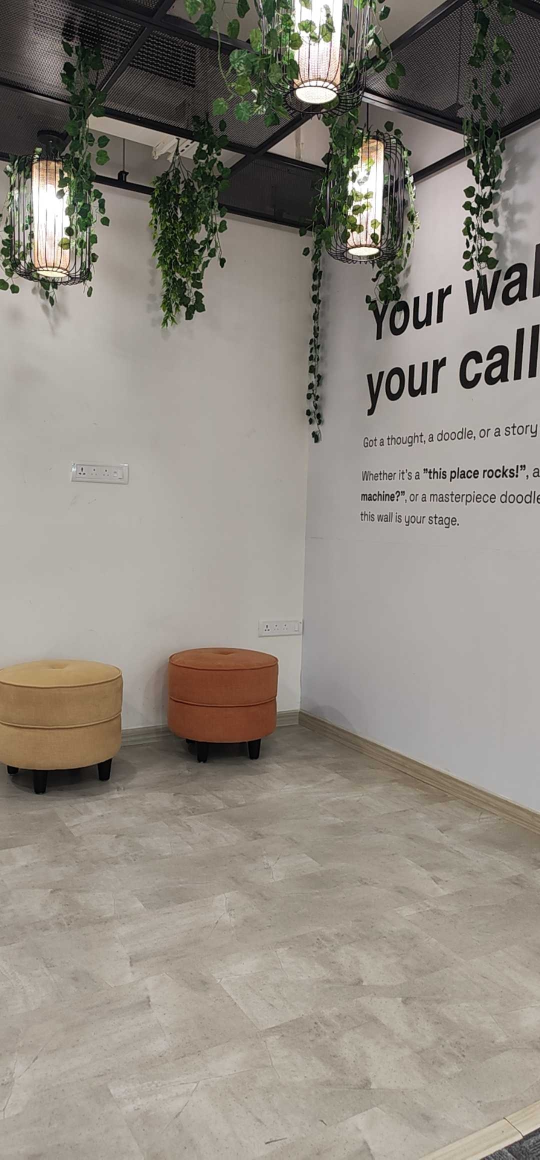
#> input picture cocreation/assets/bg1.png, 1080 x 2319 px (shown at 1/2 size); its folder holds only this picture in this run
$ python -i blender_cubemap_mod.py   (imports and definitions only)
#> lines starting #> are read from the running program, lines starting #| are printed output that depends on the picture
import os
import math
from PIL import Image
from types import SimpleNamespace

import numpy as np
import cv2
import bpy
import logging

from skimage import img_as_float

# [1 line not run here, left out]
logger = logging.getLogger(__name__)


class HDRCubeMapPipeline:
    # [76 lines left out: functions __init__, load_faces, cubemap_to_equirectangular, not called in this run]

    def save_hdr(self, equirectangular, output_path):
        """Saves the generated HDRI as an .hdr file."""
        cv2.imwrite(output_path, cv2.cvtColor(equirectangular, cv2.COLOR_RGB2BGR))

    # [105 lines left out: functions infer, add_hdri_to_blender, not called in this run]


class HDRIExposureMatcher:
    def __init__(self, method='advanced'):
        self.method = method
        self.valid_methods = ['simple', 'histogram', 'advanced']
        if method not in self.valid_methods:
            logger.warning(f"Invalid method '{method}'. Using 'advanced' as default.")
            self.method = 'advanced'

    # [26 lines left out: functions load_image, load_hdri, save_hdri, not called in this run]

    def calculate_luminance(self, image):
        lab_image = cv2.cvtColor(image.astype(np.float32) / 255.0 if image.dtype != np.float32 else image,
                                cv2.COLOR_RGB2LAB)
#> lab_image: shape (2319, 1080, 3) float32; mean of channels 0, 1, 2 56.7, 0.7, 5.7
        l_channel = lab_image[:,:,0]
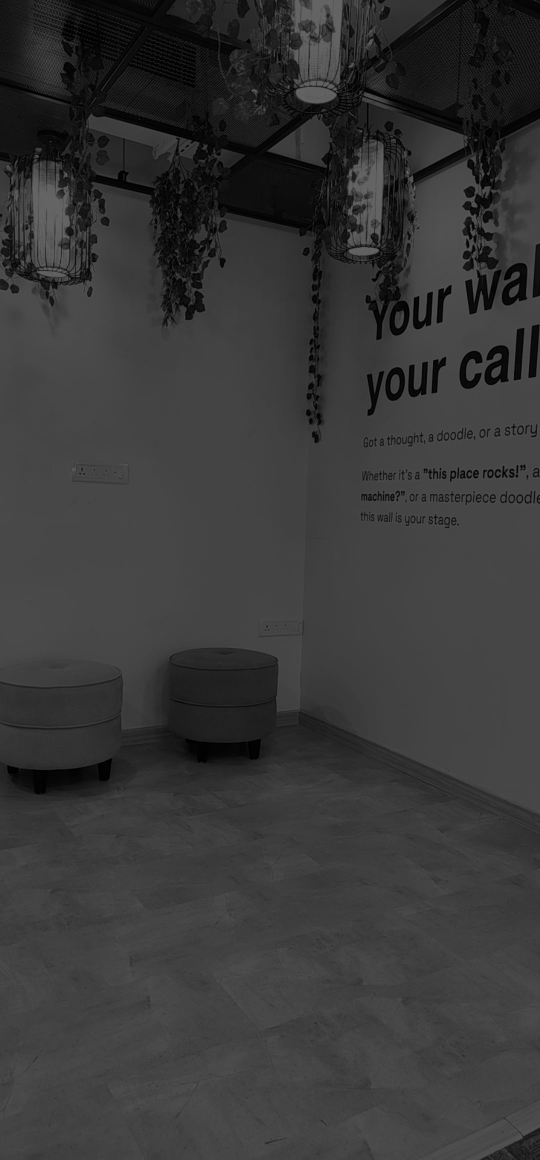
#> l_channel: shape (2319, 1080) float32 (shown at 1/2 size); min 0, max 100, mean 56.7
        return l_channel

    def calculate_hdri_luminance(self, hdri):
        luminance = 0.2126 * hdri[:,:,0] + 0.7152 * hdri[:,:,1] + 0.0722 * hdri[:,:,2]
        return luminance

    # [36 lines left out: functions calculate_light_intensity, analyze_exposure_simple, not called in this run]

    def analyze_exposure_histogram(self, image, is_hdri=False):
        if is_hdri:
            luminance = self.calculate_hdri_luminance(image)
            if np.max(luminance) > 0:
                log_luminance = np.log1p(luminance)
                hist, bins = np.histogram(log_luminance.flatten(), bins=256)
            else:
                return 0
        else:
            luminance = self.calculate_luminance(image)
            hist, bins = np.histogram(luminance.flatten(), bins=256, range=[0, 256])
#> hist = 256 values, max 204648 at index 70, min 0 at index 101, mean 9783.3; bins = 257 values from 0 to 256

        bin_centers = (bins[:-1] + bins[1:]) / 2
#> bin_centers = 256 values from 0.5 to 255.5
        weighted_sum = np.sum(hist * bin_centers)
#> weighted_sum = 141906287
        total_pixels = np.sum(hist)
#> total_pixels = 2504520

        return weighted_sum / total_pixels if total_pixels > 0 else 0

    # [96 lines left out: functions analyze_exposure_advanced, calculate_adjustment_factor, analyze_images, not called in this run]

    def apply_hdri_exposure_adjustment(self, hdri, factor):
        adjusted_hdri = hdri * factor
        return adjusted_hdri

>>> import cv2
>>> picture = cv2.cvtColor(cv2.imread('../assets/bg1.png'), cv2.COLOR_BGR2RGB)
>>> result = HDRIExposureMatcher().analyze_exposure_histogram(picture)
#> result = 56.66

$ run again, on cocreation/assets/bg2.png
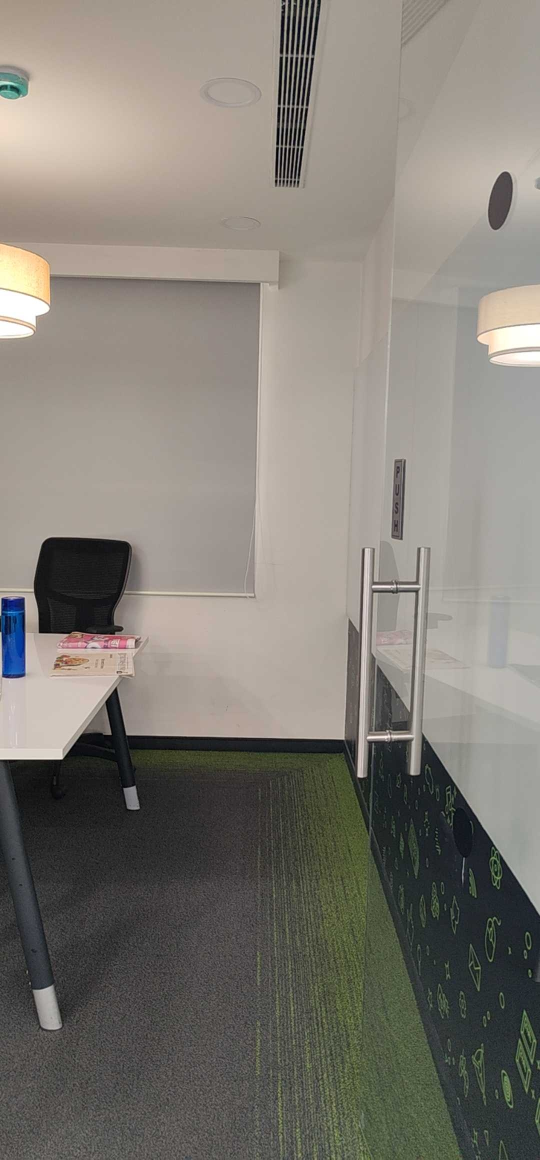
#> input picture cocreation/assets/bg2.png, 1080 x 2319 px (shown at 1/2 size)
#> lab_image: shape (2319, 1080, 3) float32; mean of channels 0, 1, 2 51.7, 0.2, 4.7
#> in calculate_luminance, `l_channel = lab_image[:,:,0]`:
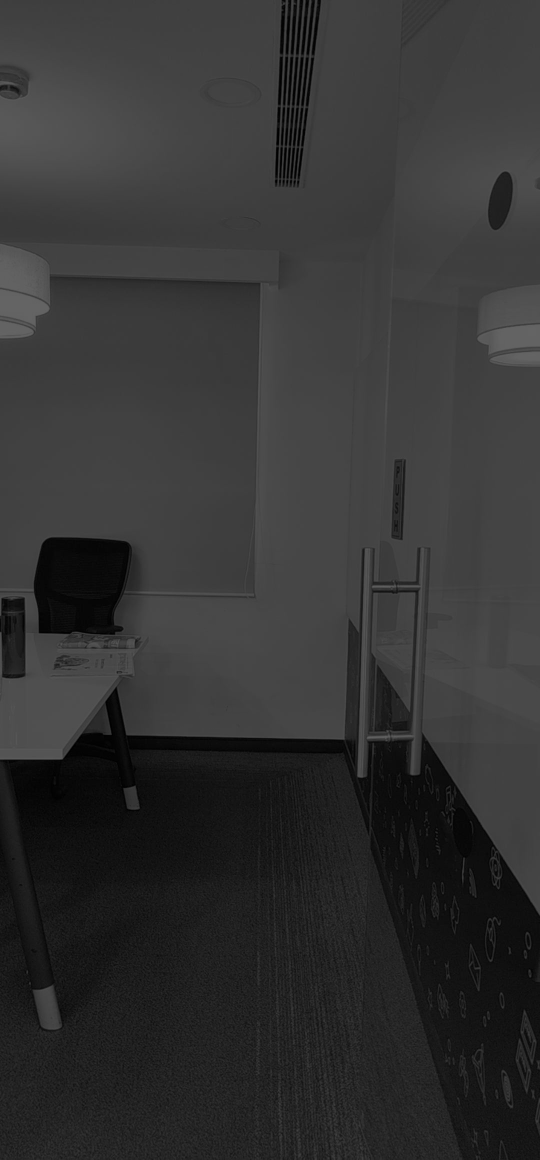
#> l_channel: shape (2319, 1080) float32 (shown at 1/2 size); min 0, max 100, mean 51.6
#> hist = 256 values, max 179258 at index 65, min 0 at index 101, mean 9783.3; bins = 257 values from 0 to 256
#> bin_centers = 256 values from 0.5 to 255.5
#> weighted_sum = 129310665
#> total_pixels = 2504520
#> result = 51.63

$ run again, on cocreation/assets/bg3.png
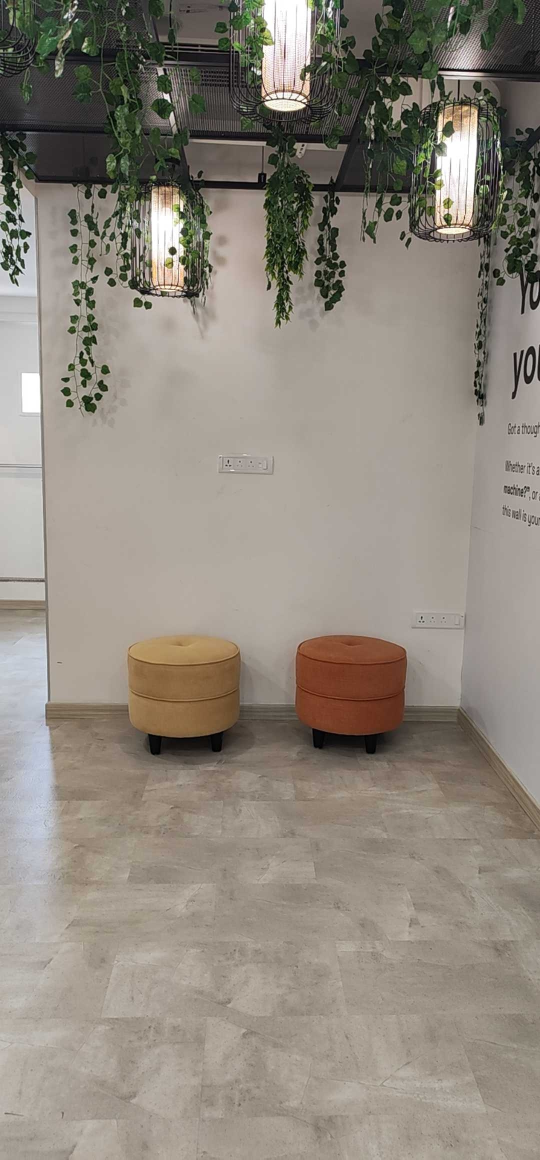
#> input picture cocreation/assets/bg3.png, 1080 x 2319 px (shown at 1/2 size)
#> lab_image: shape (2319, 1080, 3) float32; mean of channels 0, 1, 2 56, 0.9, 6.8
#> in calculate_luminance, `l_channel = lab_image[:,:,0]`:
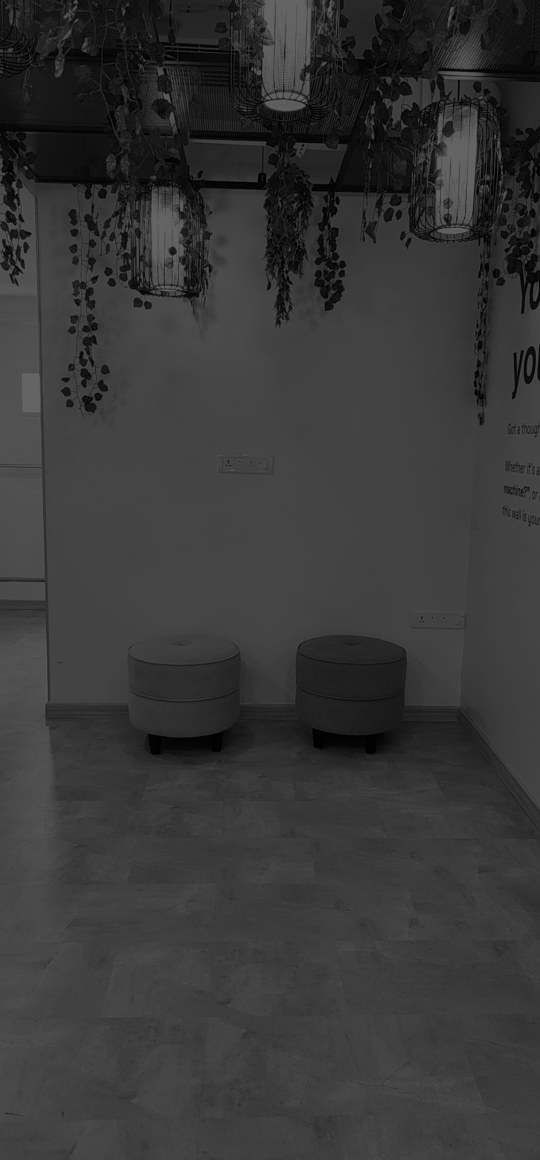
#> l_channel: shape (2319, 1080) float32 (shown at 1/2 size); min 0, max 100, mean 56.1
#> hist = 256 values, max 168882 at index 68, min 0 at index 101, mean 9783.3; bins = 257 values from 0 to 256
#> bin_centers = 256 values from 0.5 to 255.5
#> weighted_sum = 140496770
#> total_pixels = 2504520
#> result = 56.1
